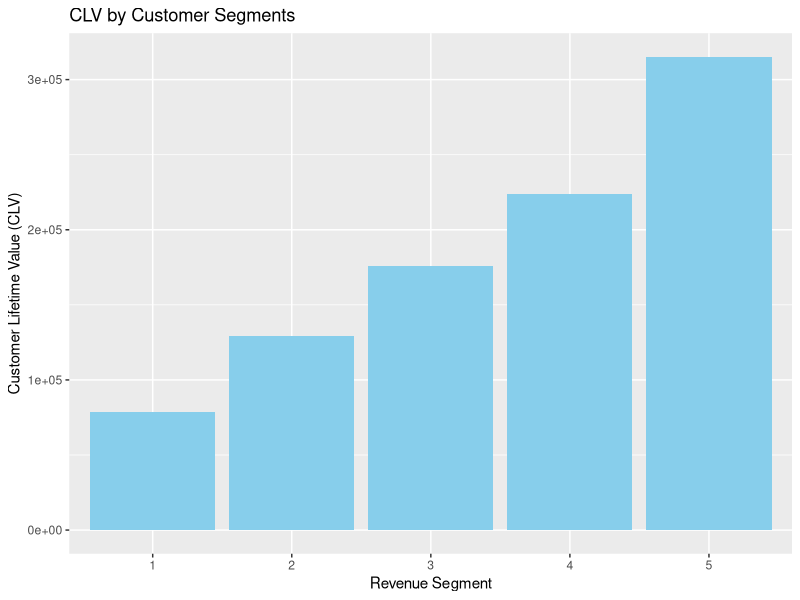
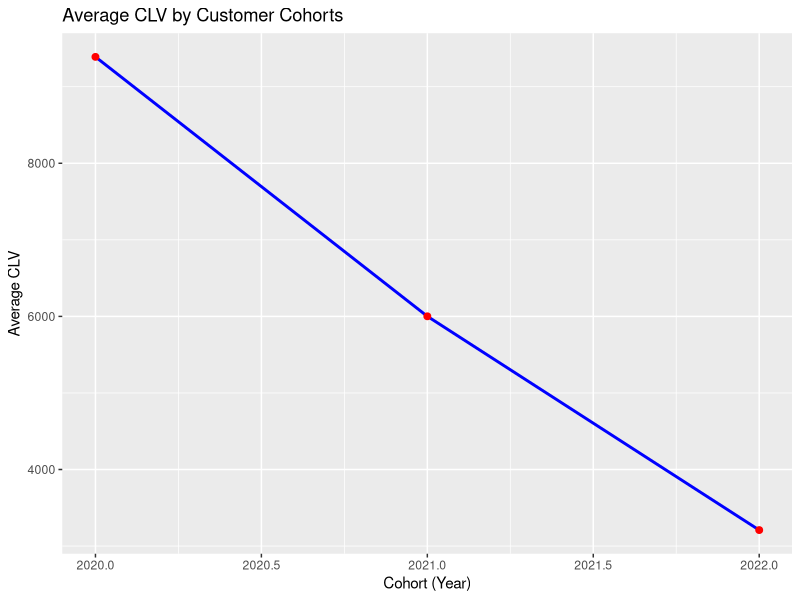

These charts were generated, in order, by the following R code:
# Install necessary packages if not already installed
# install.packages("dplyr")
# install.packages("ggplot2")
# install.packages("lubridate")

library(dplyr)
library(ggplot2)
library(lubridate)
# Simulating customer transaction data
set.seed(123)
customer_data <- data.frame(
  CustomerID = sample(1:100, 1000, replace = TRUE),
  TransactionDate = sample(seq(as.Date('2020-01-01'), as.Date('2023-12-31'), by="day"), 1000, replace = TRUE),
  Revenue = runif(1000, min = 50, max = 500)
)

# Preview the data
head(customer_data)
# Preprocessing data to extract year
customer_data <- customer_data %>%
  mutate(Year = year(TransactionDate))

# Group by CustomerID to calculate total revenue and the number of transactions
customer_clv <- customer_data %>%
  group_by(CustomerID) %>%
  summarise(TotalRevenue = sum(Revenue),
            PurchaseFrequency = n(),
            FirstPurchase = min(TransactionDate),
            LastPurchase = max(TransactionDate)) %>%
  mutate(CustomerLifespan = as.numeric(difftime(LastPurchase, FirstPurchase, units = "days")) / 365)

# Estimate CLV (for simplicity, excluding acquisition costs)
customer_clv <- customer_clv %>%
  mutate(CLV = (TotalRevenue / PurchaseFrequency) * PurchaseFrequency * CustomerLifespan)

# Preview the CLV data
head(customer_clv)

# Create customer segments based on total revenue
customer_clv <- customer_clv %>%
  mutate(RevenueSegment = ntile(TotalRevenue, 5))

# Bar chart to visualize CLV by revenue segments
ggplot(customer_clv, aes(x = factor(RevenueSegment), y = CLV)) +
  geom_bar(stat = "identity", fill = "skyblue") +
  labs(x = "Revenue Segment", y = "Customer Lifetime Value (CLV)", title = "CLV by Customer Segments")
# Group by year of first purchase (cohort analysis)
cohort_clv <- customer_clv %>%
  mutate(Cohort = year(FirstPurchase)) %>%
  group_by(Cohort) %>%
  summarise(AverageCLV = mean(CLV))

# Line chart to visualize CLV over cohorts
ggplot(cohort_clv, aes(x = Cohort, y = AverageCLV)) +
  geom_line(color = "blue", size = 1) +
  geom_point(size = 2, color = "red") +
  labs(x = "Cohort (Year)", y = "Average CLV", title = "Average CLV by Customer Cohorts")
